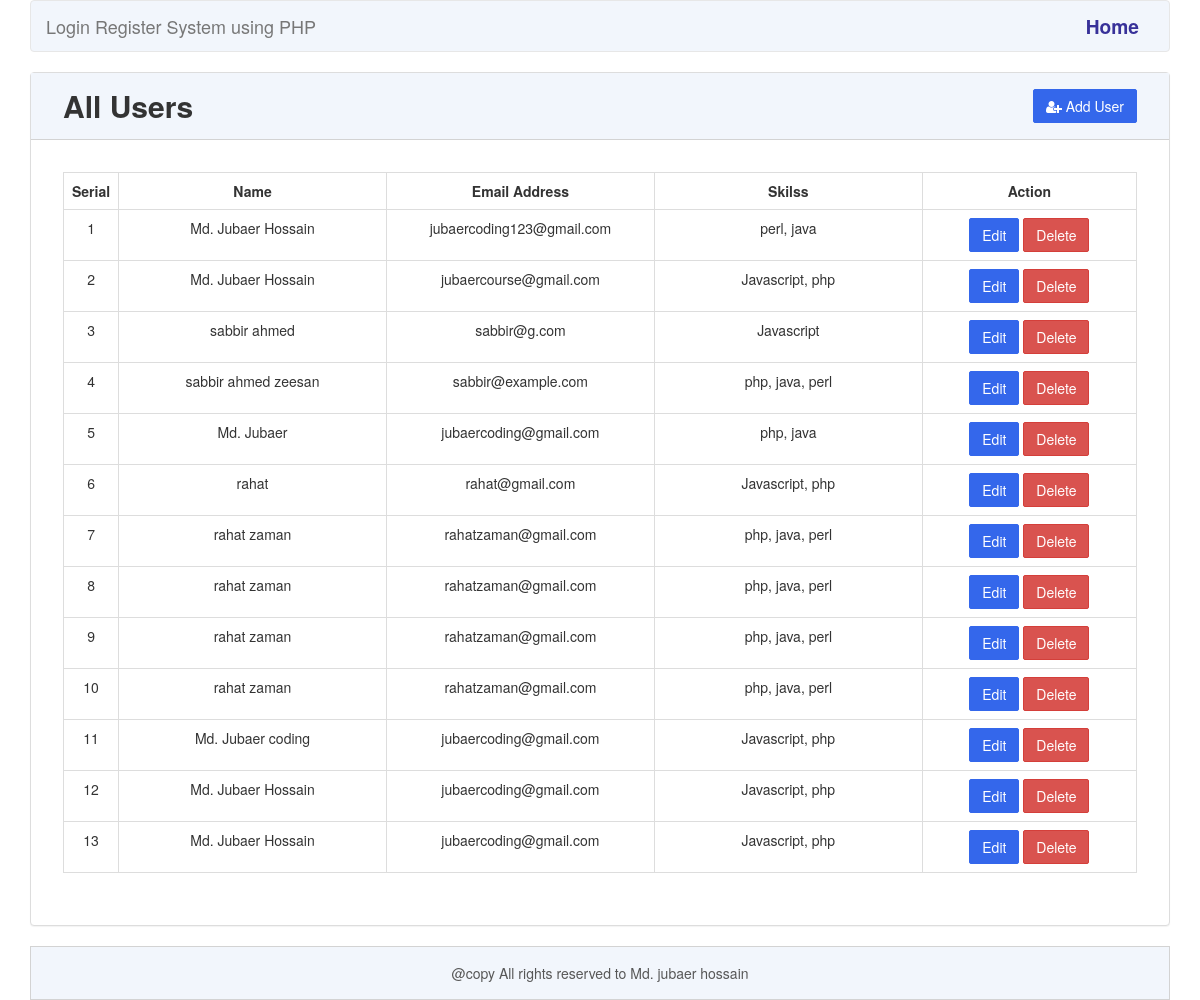
The page / on the database its author committed.
### tables this page shows
CREATE TABLE `tbl_user` (
  `id` int(10) NOT NULL,
  `name` varchar(255) NOT NULL,
  `email` varchar(255) NOT NULL,
  `skill` varchar(100) NOT NULL
);

### Database.php (called while the page is built, shortened)
<?php
class Database{
    public $host   = DB_HOST;
    public $user   = DB_USER;
    public $pass   = DB_PASS;
    public $dbname = DB_NAME;
    public $link;
    private function connectDB(){
    $this->link = new mysqli($this->host, $this->user, $this->pass, $this->dbname);
    }
    public function index(){
        $query = "SELECT * FROM tbl_user";
        $result = $this->link->query($query) or die($this->link->error.__LINE__);
        if($result->num_rows>0){
            return $result;
        } else {
            return false;
        }
    }
}
?>

### index.php (the view, shortened to what this page needs)
<?php
$db = new Database();
$read = $db->index();
?>
<!doctype html>
<html>
<head>
 <link rel = "stylesheet" href="includes/bootstrap.min.css"/>
  <link rel="stylesheet" href="https://cdnjs.cloudflare.com/ajax/libs/font-awesome/4.7.0/css/font-awesome.min.css">
  <link rel = "stylesheet" href="css/app.css"/>
  <link rel = "stylesheet" href="css/alert.css"/>
</head>
     <body>
        <div class="container">
           <nav class="navbar navbar-default">
               <div class="container-fluid">
                   <div class="navbar-header">
                       <a class="navbar-brand" href="index.php">Login Register System using PHP</a>
                   </div>
                   <ul class="nav navbar-nav pull-right">
                       <li><a href = "index.php">Home</a></li>
                   </ul>
               </div>
           </nav>
<div class="panel panel-default">
   <div class="index-heading">
      <div>
        <h2><strong> All Users</strong></h2>
      </div>
      <div class="add-user">
        <a class="btn btn-success" href="create.php"><i class="fa fa-user-plus" aria-hidden="true"></i> Add User</a>
      </div>
    </div>
<div class="panel-body">
  <table class="table table-bordered">
     <tr>
        <th width = "5%">Serial</th>
        <th width = "25%">Name</th>
        <th width = "25%">Email Address</th>
        <th width = "25%">Skilss</th>
        <th width = "20%">Action</th>
      </tr>
      <?php if($read){
    $i =1;
    ?>
    <?php while($row = $read->fetch_assoc()){ ?>
      <tr>
          <td><?php echo $i; ?></td>
          <td><?php echo $row['name']; ?></td>
          <td><?php echo $row['email']; ?></td>
          <td><?php echo $row['skill']; ?></td>
        <td><a class="btn btn-success" href="update.php?id=<?php echo $row['id']; ?>">Edit</a>
            <a class="btn btn-danger" href="delete.php?id=<?php echo $row['id']; ?>">Delete</a></td>
      </tr>
      <?php $i++;}
      }else{
      ?>
      <tr><td colspan="5"><h2>No, User Data Found</h2> </td> </tr>
      <?php
      }
      ?>
  </table>
</div>
</div>
<?php
  include('includes/footer.php');
?>

### includes/footer.php (shortened to what this page needs)
			<div class="footer">
               @copy All rights reserved to Md. jubaer hossain
           </div>
        </div>
    </body>
</html>

### css/app.css (style rules this page uses)
html { font-size: 16px !important; }
.navbar { background-color: #f2f6fc; }
.navbar-default .navbar-nav > li > a { font-size: 1.2rem; font-weight: 600; color: #383199; }
.table-bordered tr>th, .table-bordered tr>td { text-align: center; }
.btn { border-radius: 2px; }
.btn-success { background-color: #3467eb; border: 1px solid #3467eb; }
* { transition: all 0.3s ease; }
li { list-style: none; display: block; }
a { text-decoration: none; }
.index-heading { display: flex; background-color: #f2f6fc; padding: 1rem 2rem; justify-content: space-between; border-bottom: 1px solid lightgray; }
.index-heading div h2 { padding: 0; margin: 0; }
.index-heading .add-user a { justify-content: flex-end; align-self: center; }
.panel-body { margin: 0; padding: 2rem; }

### includes/footer.php (style rules this page uses)
.footer { display: block; margin-bottom: 0; padding: 1rem 0; text-align: center; background-color: #f2f6fc; bottom: 0px; width: 1140px; color: #575757; border: 1px solid lightgray; }

### rows shown on the page
tbl_user: name "Md. Jubaer Hossain", email "jubaercoding123@gmail.com", skill "perl, java"
tbl_user: name "Md. Jubaer Hossain", email "jubaercourse@gmail.com", skill "Javascript, php"
tbl_user: name "sabbir ahmed", email "sabbir@g.com", skill "Javascript"
tbl_user: name "sabbir ahmed zeesan", email "sabbir@example.com", skill "php, java, perl"
tbl_user: name "Md. Jubaer", email "jubaercoding@gmail.com", skill "php, java"
tbl_user: name "rahat", email "rahat@gmail.com", skill "Javascript, php"
tbl_user: name "rahat zaman", email "rahatzaman@gmail.com", skill "php, java, perl"
tbl_user: name "rahat zaman", email "rahatzaman@gmail.com", skill "php, java, perl"
tbl_user: name "rahat zaman", email "rahatzaman@gmail.com", skill "php, java, perl"
tbl_user: name "rahat zaman", email "rahatzaman@gmail.com", skill "php, java, perl"
tbl_user: name "Md. Jubaer coding", email "jubaercoding@gmail.com", skill "Javascript, php"
tbl_user: name "Md. Jubaer Hossain", email "jubaercoding@gmail.com", skill "Javascript, php"
tbl_user: name "Md. Jubaer Hossain", email "jubaercoding@gmail.com", skill "Javascript, php"
